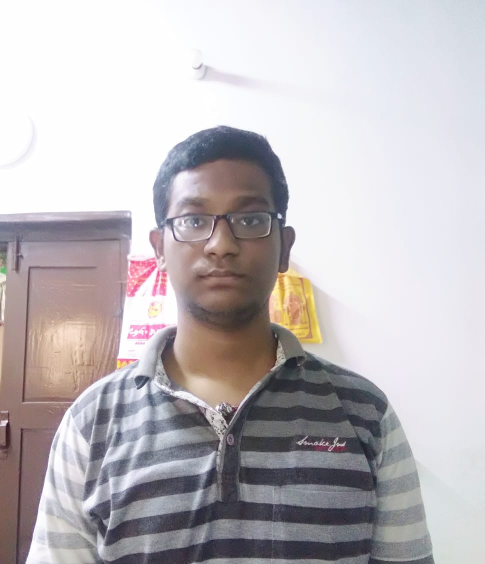
#> input picture Test.jpeg, 969 x 1128 px, found by its file name (shown at 1/2 size)
$ python model_image.py
#> lines starting #> are read from the running program, lines starting #| are printed output that depends on the picture
### face_recognition.py
import numpy as np
import cv2
import os

#Face Detection
def faceDetection(test_img):
    gray_img=cv2.cvtColor(test_img,cv2.COLOR_BGR2GRAY)
    #faceDetection.load('haarcascade_frontalface_default.xml')
    face_haar=cv2.CascadeClassifier(cv2.data.haarcascades + r'haarcascade_frontalface_default.xml')
    faces=face_haar.detectMultiScale(gray_img,scaleFactor=1.3,minNeighbors=3)
    return faces,gray_img

#Labels for training data
# [32 lines left out: functions labels_for_training_data, train_classifier, not called in this run]

#Drawing Rectangle
def draw_rect(test_img,face):
    (x,y,w,h)=face
    cv2.rectangle(test_img,(x,y),(x+w,y+h),(0,255,10),thickness=3)

#Putting Text
def put_text(test_img,label_name,x,y):
    cv2.putText(test_img,label_name,(x,y),cv2.FONT_HERSHEY_DUPLEX,1,(255,0,0),3)


### model_image.py
import numpy as np
import cv2
import os

import face_recognition as fr
print (fr)

test_img=cv2.imread(r'C:\Users\msath\Desktop\LBPH\Test.jpeg')      #Give path to the image which you want to test
#> test_img is the input picture: shape (1128, 969, 3); mean B, G, R 188.5, 185.5, 190.4


faces_detected,gray_img=fr.faceDetection(test_img)
#> in faceDetection, `gray_img=cv2.cvtColor(test_img,cv2.COLOR_BGR2GRAY)`:
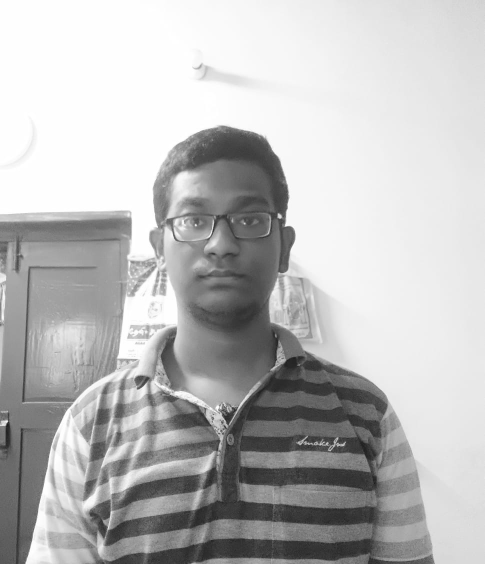
#> gray_img: shape (1128, 969) (shown at 1/2 size); min 22, max 255, mean 187.3
#> in faceDetection, `faces=face_haar.detectMultiScale(gray_img,scaleFactor=1.3,minNeighbors..`: faces = [[282, 316, 318, 318]]
#> faces_detected = [[282, 316, 318, 318]]
print("face Detected: ",faces_detected)
#| face Detected:  [[282 316 318 318]]


face_recognizer=cv2.face.LBPHFaceRecognizer_create()
#> (the run stopped early here; a loop or call above may not have finished)
